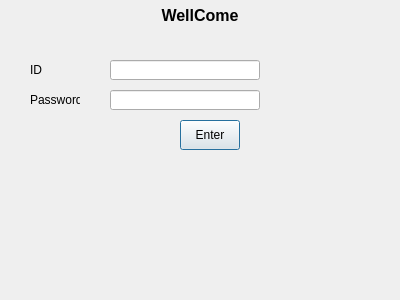
<?xml version="1.0" encoding="UTF-8"?>
<ui version="4.0">
 <class>Dialog</class>
 <widget class="QDialog" name="Dialog">
  <property name="geometry">
   <rect>
    <x>0</x>
    <y>0</y>
    <width>400</width>
    <height>300</height>
   </rect>
  </property>
  <property name="windowTitle">
   <string>Dialog</string>
  </property>
  <widget class="QLabel" name="label">
   <property name="geometry">
    <rect>
     <x>3</x>
     <y>5</y>
     <width>394</width>
     <height>20</height>
    </rect>
   </property>
   <property name="font">
    <font>
     <pointsize>12</pointsize>
     <weight>75</weight>
     <bold>true</bold>
    </font>
   </property>
   <property name="text">
    <string>WellCome</string>
   </property>
   <property name="alignment">
    <set>Qt::AlignCenter</set>
   </property>
  </widget>
  <widget class="QPushButton" name="btn_enter">
   <property name="geometry">
    <rect>
     <x>180</x>
     <y>120</y>
     <width>60</width>
     <height>30</height>
    </rect>
   </property>
   <property name="text">
    <string>Enter</string>
   </property>
  </widget>
  <widget class="QLineEdit" name="id">
   <property name="geometry">
    <rect>
     <x>110</x>
     <y>60</y>
     <width>150</width>
     <height>20</height>
    </rect>
   </property>
  </widget>
  <widget class="QLineEdit" name="password">
   <property name="geometry">
    <rect>
     <x>110</x>
     <y>90</y>
     <width>150</width>
     <height>20</height>
    </rect>
   </property>
   <property name="echoMode">
    <enum>QLineEdit::Password</enum>
   </property>
  </widget>
  <widget class="QLabel" name="label_2">
   <property name="geometry">
    <rect>
     <x>30</x>
     <y>60</y>
     <width>50</width>
     <height>20</height>
    </rect>
   </property>
   <property name="text">
    <string>ID</string>
   </property>
  </widget>
  <widget class="QLabel" name="label_3">
   <property name="geometry">
    <rect>
     <x>30</x>
     <y>90</y>
     <width>50</width>
     <height>20</height>
    </rect>
   </property>
   <property name="text">
    <string>Password</string>
   </property>
  </widget>
 </widget>
 <tabstops>
  <tabstop>id</tabstop>
  <tabstop>password</tabstop>
  <tabstop>btn_enter</tabstop>
 </tabstops>
 <resources/>
 <connections/>
</ui>
